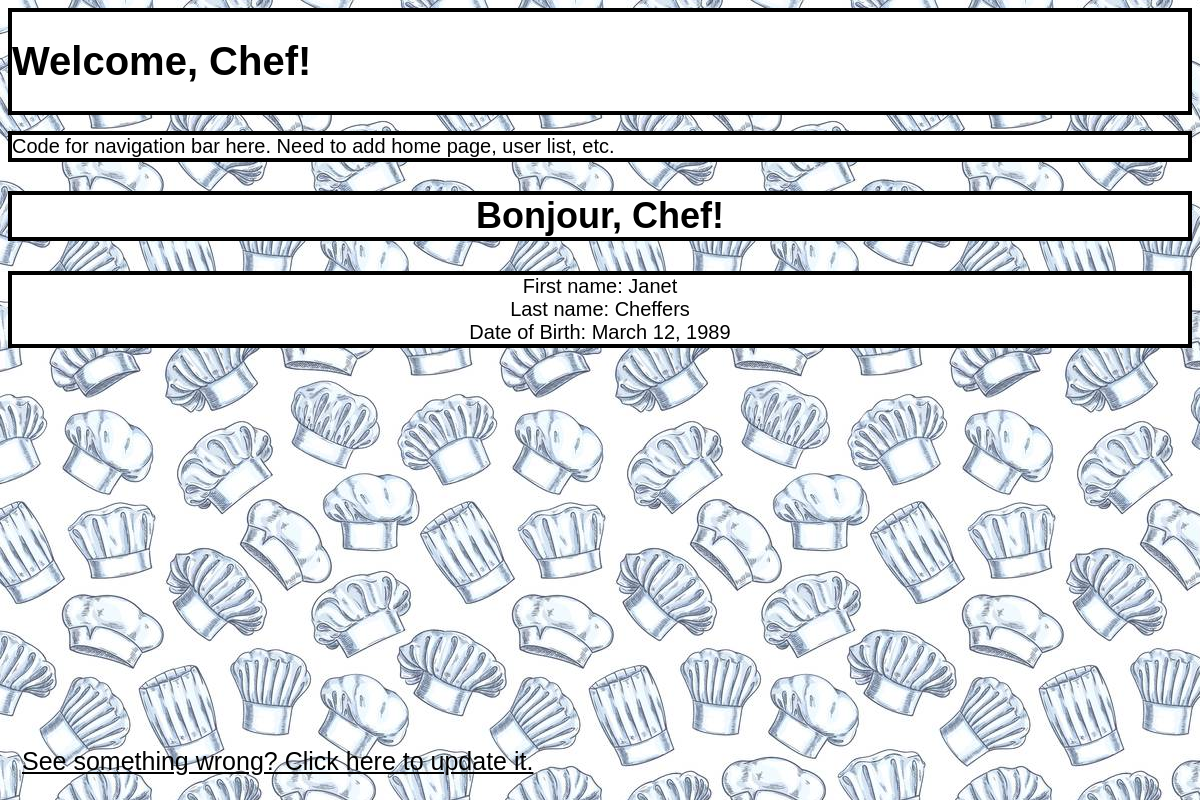
/chefdecuisine/chef/id/2, run on the app's committed database.
### chefdecuisine/models.py (models this page shows)
class sousChef(models.Model):
    first_name = models.CharField(max_length = 50)
    last_name = models.CharField(max_length = 50)
    date_of_birth = models.DateField(null = True, blank = True)

### chefdecuisine/views.py (the view)
# urls.py: path('chef/id/<int:souschef_id>', views.souschef, name='souschef_profile'),
def souschef(request, souschef_id):
    souschef = sousChef.objects.get(id = souschef_id)
    response = render(request, 'chefdecuisine/chef_detail.html', {
        'souschef':souschef,
     })
    return response

### chefdecuisine/templates/chefdecuisine/chef_detail.html (shortened to what this page needs)
{% extends "base.html" %}
{% block content %}
<h2>Bonjour, Chef!</h2>
<div class = "souschef-detail">
	<div id="souschef-first_name">First name: {{souschef.first_name}}</div>
	<div id="souschef-last_name">Last name: {{souschef.last_name}}</div>
	<div id="souschef-date_of_birth">Date of Birth: {{souschef.date_of_birth}}</div>
</div>
<a class='button'  href = "{% url 'souschef_update' souschef_id=souschef.id %}">See something wrong? Click here to update it.</a>
{% endblock %}

### static/chefdecuisine/base.css (style rules this page uses)
body { background: url("image/68814732-chef-toques-seamless-background-wallpaper-with-vector-pattern-icons-of-restaurant-cook-caps-pencil-s.jpg"); background-repeat: repeat; background-color: paleturquoise; font-family: "Trebuchet MS", Helvetica, sans-serif; }
h2 { font-size: 36px; text-align: center; background-color: white; border: 4px solid black; }
div.souschef-detail { font-size: 20px; text-align: center; background-color: white; border: 4px solid black; }
a.button { position: absolute; bottom: 10px; border: none; background-color: inherit; padding: 14px; 28px; font-size: 25px; cursor: pointer; color: black; }

### data on the page
sousChef: first_name "Janet", last_name "Cheffers", date_of_birth "March 12, 1989"
